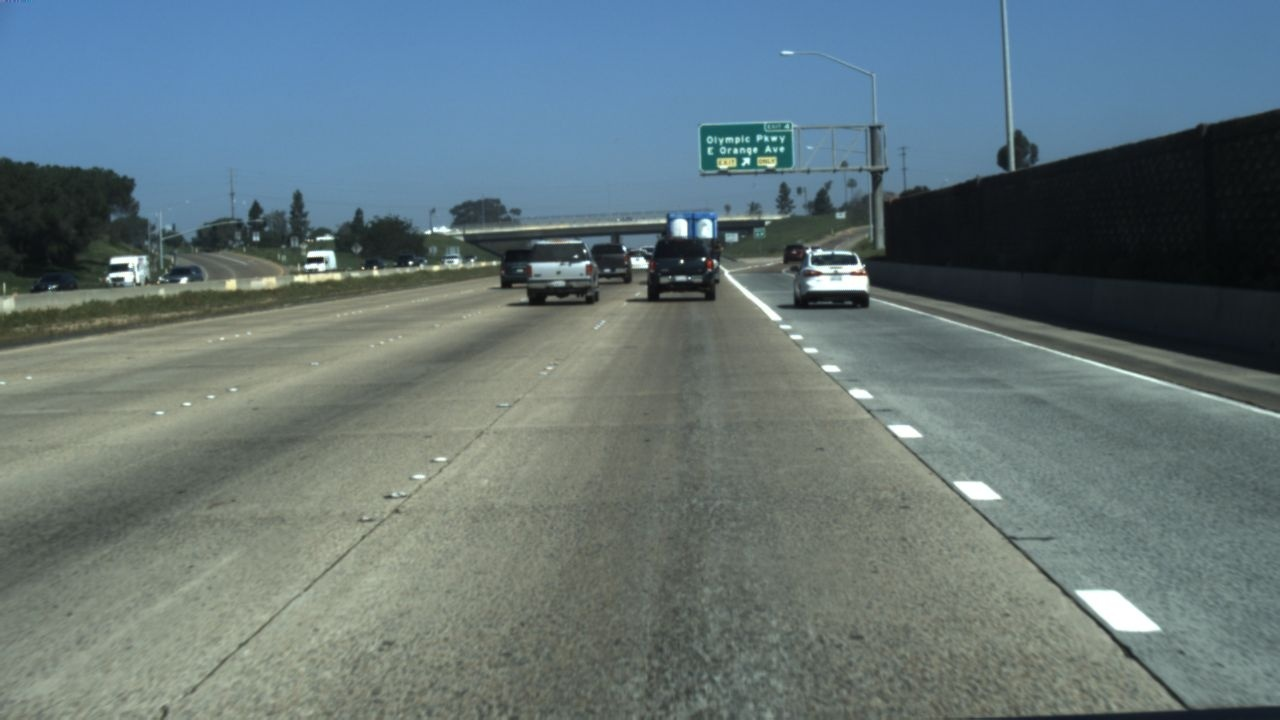
#> input picture data/clips/00051.jpg, 1280 x 720 px, given as the content of the folder olume/everything/job/Seneca/data/Luca_vids/binary_files/four, which was not available
$ python check_and_mark_lane_changes.py
#> lines starting #> are read from the running program, lines starting #| are printed output that depends on the picture; pictures that were not available may be replaced by others from this repository, and a replacement may not be noted
"""
sample CLI
python3 check_and_mark_lane_changes.py --source_binary_images ./binary_results2/* --CSV_destination ../extras/Image_names_and_lane_change_status_vid_2.csv
Cropping the images and looking for lanes
"""

import cv2
import numpy as np
import matplotlib.pyplot as plt
import glob
import pandas as pd
import argparse
import warnings

def init_args():
    parser = argparse.ArgumentParser()
    parser.add_argument('--source_binary_images', type=str, default = "/media/sagar/New Volume/everything/job/Seneca/data/Luca_vids/binary_files/four/*",help='The path to the input dataset for second type of dataset')
    parser.add_argument('--CSV_destination', type=str, default= '/media/sagar/New Volume/everything/job/Seneca/data/Luca_vids/csv/four/four.csv',help='path to where you wish to save the frames for the output of second type of dataset')
    return parser.parse_args()

def check_and_mark_lane_changes(source_binary, CSV_destination):
    """
    This function reads a directory of images, evaluates each image on whether
    or not the driver is in the middle of a lane change by checking if the lane
    line is within a bounded box, and stores the output (1 = changing_lanes, 0 = !changing_lanes)
    in a CSV file against name of every frame.

    Parameters
    ----------
    source_binary : str
        DESCRIPTION. Give the path to the binary files (generated by the code evaluate_vid_on_lanenet.py) as the location
    CSV_destination :str
        DESCRIPTION. Give the name and location of the csv folder.

    Returns
    -------
    None
    Makes the csv of the frames name vs lane change instances

    """
    names = []
    lane_change = []
    for i in sorted(glob.glob(source_binary)):

        lane_change_found = 0
        img = cv2.imread(i,0)
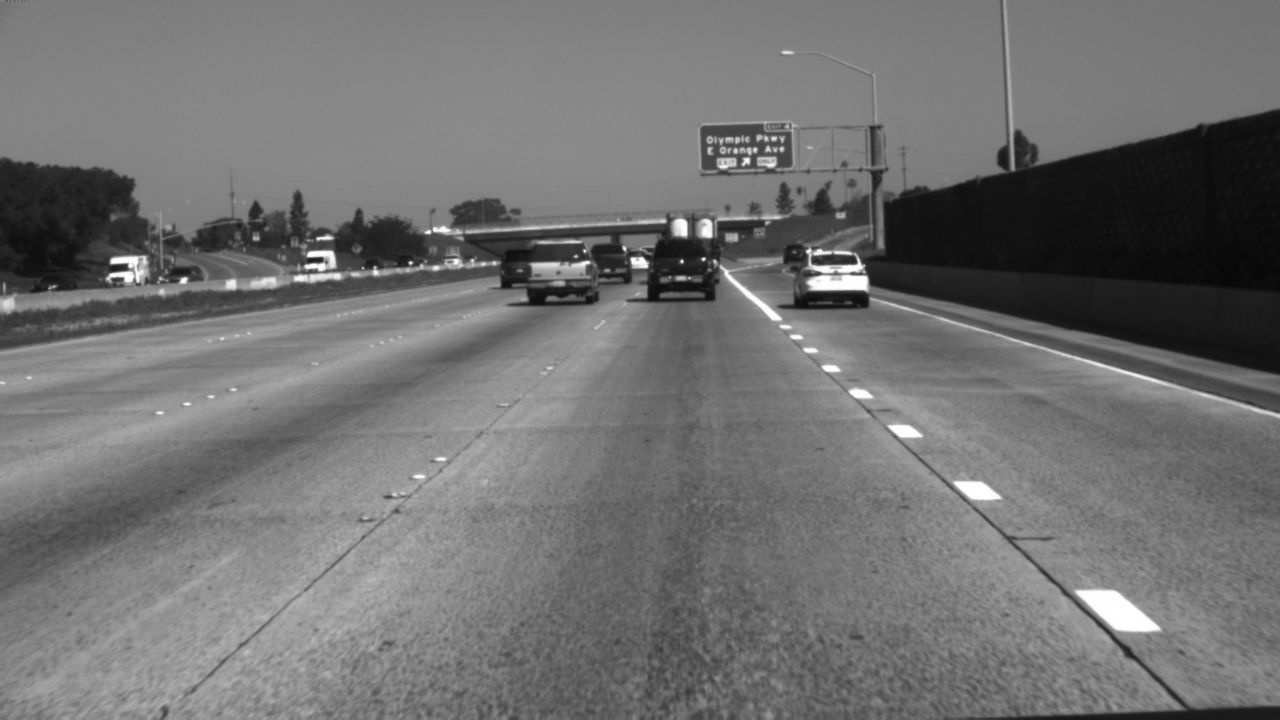
#> img: shape (720, 1280); min 6, max 255, mean 112.9
        if len(np.unique(img)) > 30:
            warnings.warn("The given image might not be a binary image as the number of values in the image is more than 30")
        if img is None:
            raise ValueError("The given directory of the binary images may not be correct.")
        size = (512,256)
        img = cv2.resize(img, size, interpolation = cv2.INTER_AREA)
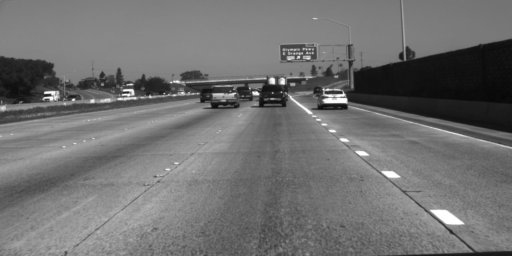
#> img: shape (256, 512); min 7, max 255, mean 112.9

        # from experimentation these are the values of the Bounding Box
        # Any value of the lane inside the Bounding Box is taken as an instance of lane change
        X1 = int(img.shape[1]*1/4)+2
#> X1 = 130
        X2 = int(img.shape[1]*3/4)
#> X2 = 384
        Y1 = 211 #pixel value from experimentation
        Y2 = len(img)
#> Y2 = 256

        cropped_area = img[Y1:Y2,X1:X2]
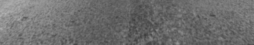
#> cropped_area: shape (45, 254); min 63, max 177, mean 110.3
        unique_array = np.unique(cropped_area)
#> unique_array = 111 values from 63 to 177
        lane_values = [250,251,252,253,254,255] # values of the lane given by laneNet
        existing = np.isin(lane_values, unique_array)
#> existing = [False, False, False, False, False, False]
        frame_name = i.split("/")[-1]
        for lane_changed in existing:
            if lane_changed == True:
                lane_change_found = 1
                break
#> this loop made 6 passes
        names.append(frame_name)
        lane_change.append(lane_change_found)
    dict = {'name_of_img': names, 'lane change (0/1)': lane_change}
    dataframe = pd.DataFrame(dict)

    # saving the dataframe
#> (the run stopped early here; a loop or call above may not have finished)

$ run again, on data/clips/00259.jpg
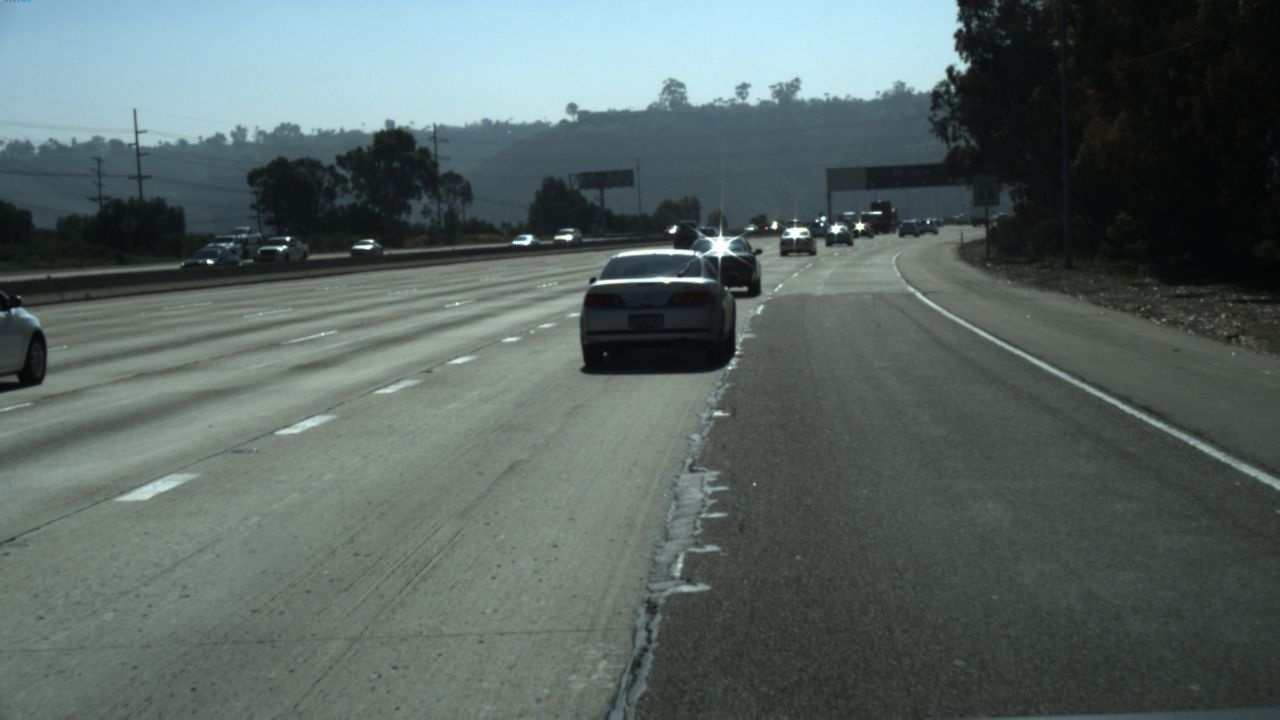
#> input picture data/clips/00259.jpg, 1280 x 720 px, given as the content of the folder olume/everything/job/Seneca/data/Luca_vids/binary_files/four, which was not available
#> in check_and_mark_lane_changes, `img = cv2.resize(img, size, interpolation = cv2.INTER_AREA)`:
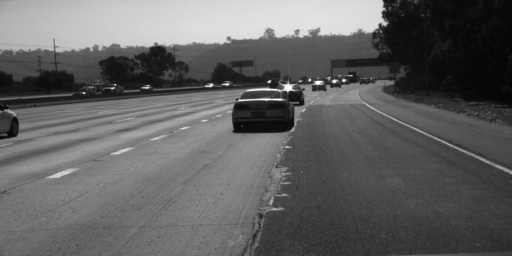
#> img: shape (256, 512); min 4, max 254, mean 97.1
#> Y2 = 256
#> in check_and_mark_lane_changes, `cropped_area = img[Y1:Y2,X1:X2]`:
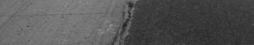
#> cropped_area: shape (45, 254); min 29, max 142, mean 85.5
#> unique_array = 102 values from 29 to 142
#> existing = [False, False, False, False, False, False]
#> the loop in check_and_mark_lane_changes, `for lane_changed in existing:` made 6 passes
